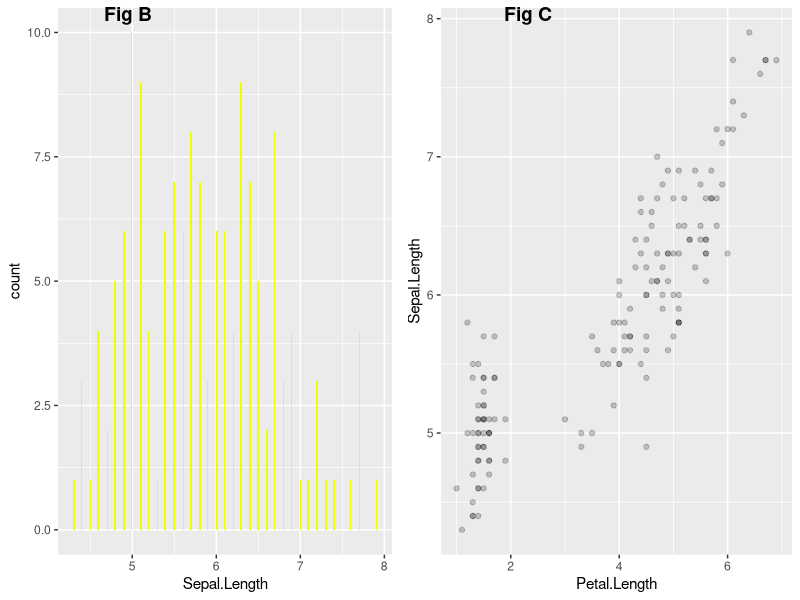
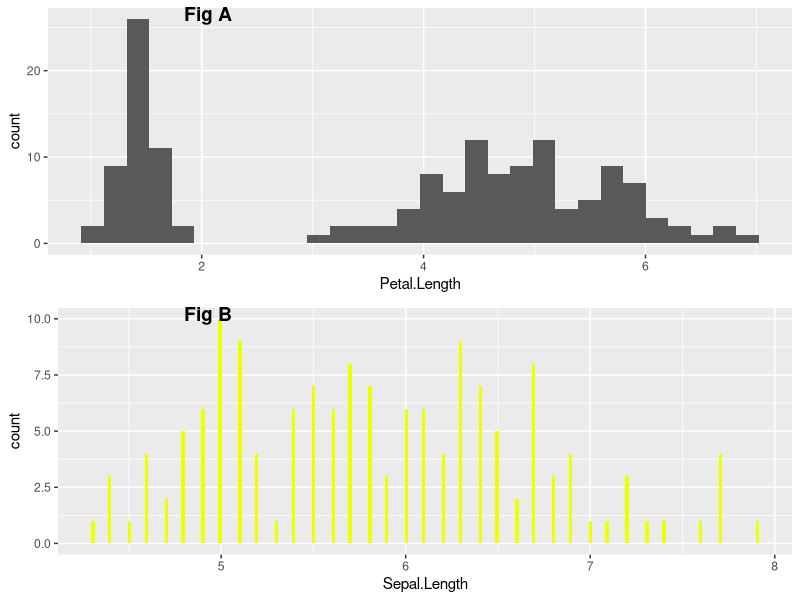
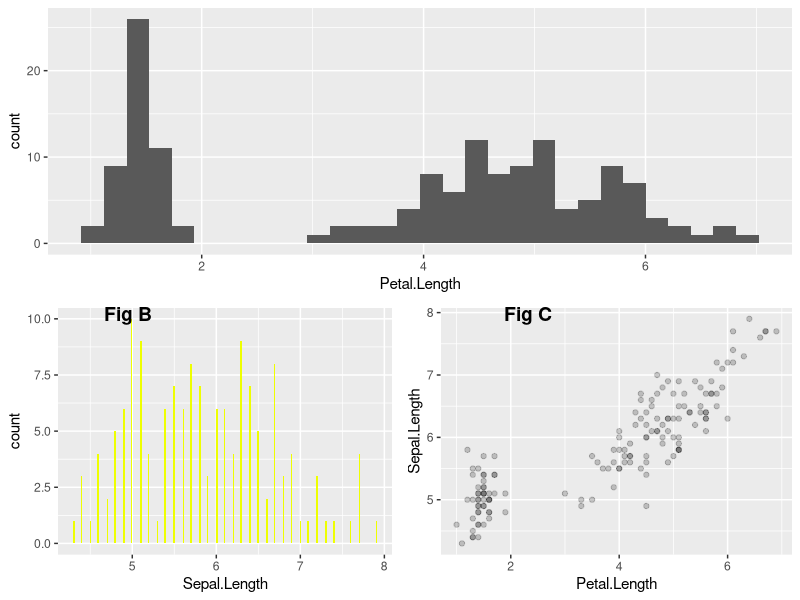
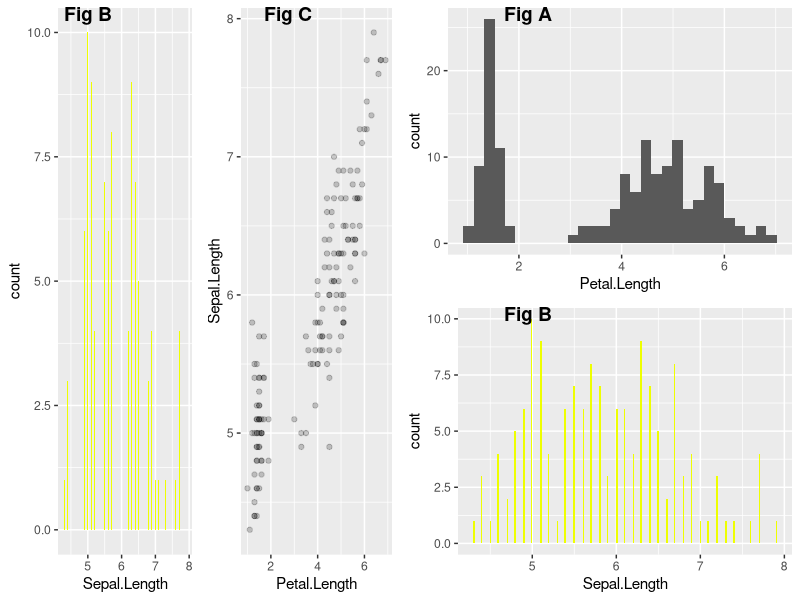

Reproduce these figures in R, in order.
#installing the required library
#install.packages('cowplot')


#loading the required libraries
library(cowplot)
library(ggplot2)

#building the first plot  

plot_histogram_SL <- ggplot(iris) + 
  geom_histogram(aes(Sepal.Length), fill = "#eeff00", bins = 200)

#building the second plot

plot_histogram_PL <- ggplot(iris) + 
  geom_histogram(aes(Petal.Length))


#building the third plot

plot_histogram_PL_SL <- ggplot(iris,aes(Petal.Length, Sepal.Length)) + 
  geom_point(alpha = 0.2)


#Arranging Multiple Plots in Columns - 2 in 1

plot_grid(plot_histogram_SL,
          plot_histogram_PL_SL,
          labels = c('Fig B','Fig C'),
          label_x = 0.2,
          ncol = 2)  

#Arranging Multiple Plots in Rows - 2 in 1

plot_grid(plot_histogram_PL,
          plot_histogram_SL,
          labels = c('Fig A','Fig B'),
          label_x = 0.2,
          nrow = 2)

#A cowplot plot with ggplot - 3 in 1


plot_grid(plot_histogram_SL,
          plot_histogram_PL_SL,
          labels = c('Fig B','Fig C'),
          label_x = 0.2,
          ncol = 2) -> new_p1

plot_grid(plot_histogram_PL,
          new_p1,
          #labels = c('Fig A','Fig B'),
          label_x = 0.2,
          nrow = 2)

# 4 in 1

plot_grid(plot_histogram_PL,
          plot_histogram_SL,
          labels = c('Fig A','Fig B'),
          label_x = 0.2,
          nrow = 2) -> new_p2

plot_grid(new_p1,new_p2)

